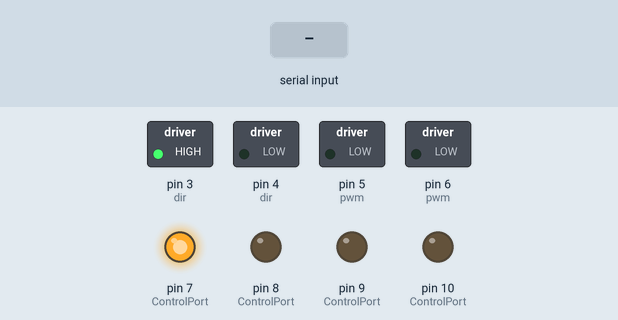
Recording of a sketch running on a simulated Arduino Uno, built with avr-gcc and run on an emulated ATmega328P. On the bench: switched loads named in the sketch (green lamp = pin HIGH), output pins drawn as LEDs (lit = HIGH). The inputs (shaded band) are chosen by the test bench.

Above: at 1.2 s.
1.3 s: "R" received over Serial
At 2.4 s:
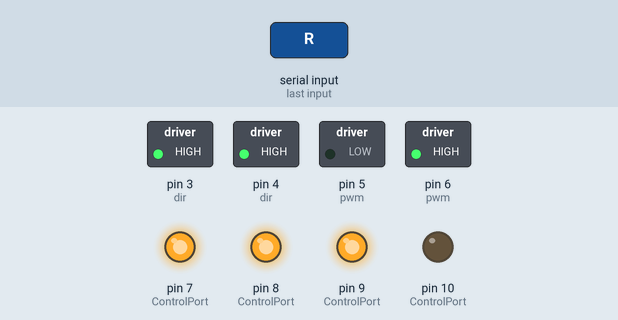
2.8 s: byte 74 ('J') received over Serial
At 3.6 s:
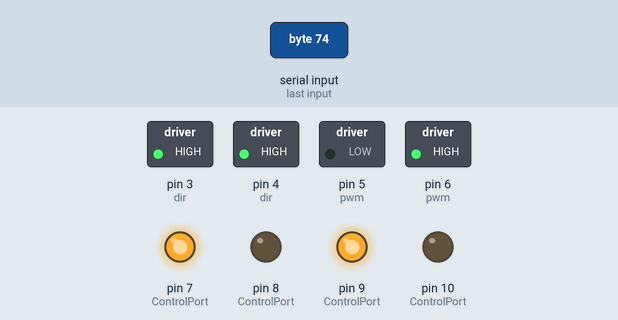
4.3 s: byte 77 ('M') received over Serial
At 4.7 s:
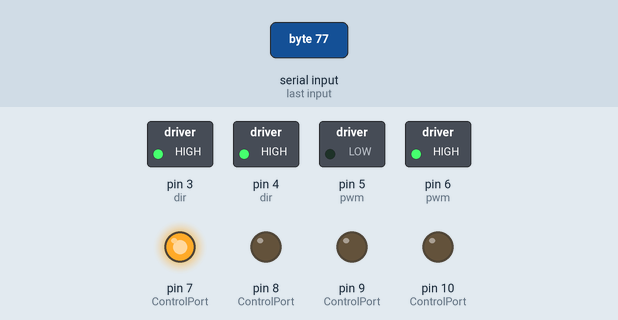
5.8 s: byte 75 ('K') received over Serial
At 7.0 s:
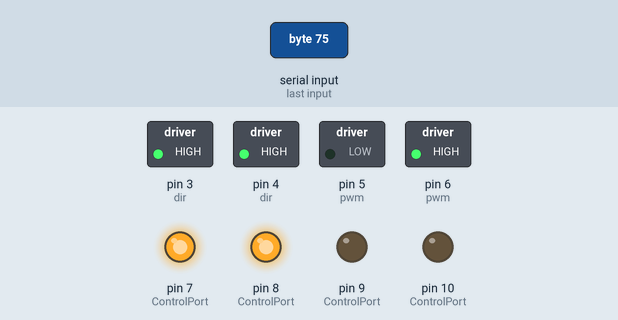
7.3 s: "F" received over Serial
At 8.2 s:
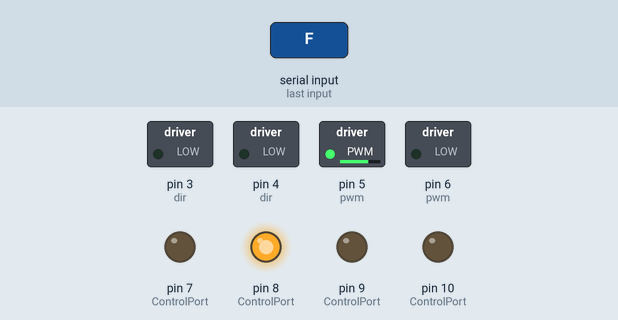
8.8 s: byte 72 ('H') received over Serial
At 9.3 s:
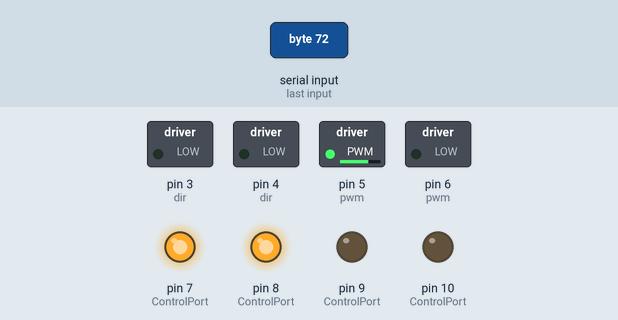
Timing chart, 0 to 11.3 s (numbered marks = the images above; inputs shaded):
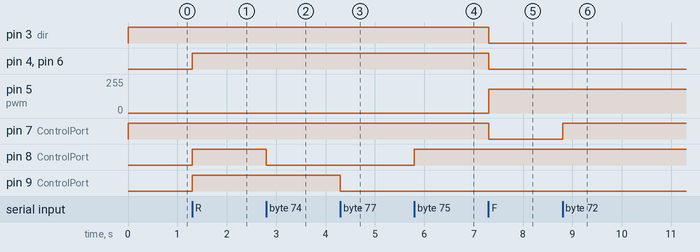

The sketch:

Tempescope.ino
```cpp
#include <Arduino.h>
#include <Wire.h>
#include <Servo.h>
#include <SoftwareSerial.h>

#include "LeCoderDcMotor.h"

double angle_rad = PI/180.0;
double angle_deg = 180.0/PI;
char Cmd;
LeCoderDcMotor DcMotor1(1);
LeCoderDcMotor DcMotor2(2);


void setup(){
    	pinMode(7,OUTPUT);
    Serial.begin(9600);
    	pinMode(8,OUTPUT);
    	pinMode(9,OUTPUT);
      pinMode(10,OUTPUT);
    DcMotor1.run(0);
    DcMotor2.run(0);
    digitalWrite(7,1);
//    Cmd = 0;

}

void loop(){

    if(Serial.available()){
        Cmd = Serial.read();
        switch(Cmd){
            case 'R'://rain
                 DcMotor2.run(-255);
                 digitalWrite(8,1);
                 digitalWrite(9,1);
                 digitalWrite(10,0);
                 DcMotor1.run(0);
                 digitalWrite(7,1);
             break;
             case 'S'://sun
                 DcMotor2.run(0);
                 digitalWrite(8,0);
                 digitalWrite(9,0);
                 digitalWrite(10,0);
                 DcMotor1.run(0);
                 digitalWrite(7,1);
             break;
             case 'F'://fog
                 digitalWrite(7,0);
                 DcMotor1.run(-180);
                 DcMotor2.run(0);
                 digitalWrite(8,1);
                 digitalWrite(9,0);
                  digitalWrite(10,0);
//                 DcMotor1.run(0);
//                 DcMotor2.run(0);
             break;
             case 'L'://lighting
                 DcMotor1.run(0);
                 DcMotor2.run(0);
                 digitalWrite(7,1);
                 digitalWrite(8,1);
                 digitalWrite(9,0);
                 delay(1000*0.2);
                 digitalWrite(8,0);
                 digitalWrite(9,1);
                 delay(1000*0.2);
             break;

             case 'W'://wind
                 digitalWrite(7,1);
                 DcMotor2.run(0);
                 DcMotor1.run(-255);
              break;

               case 'A'://Fan ON
                   DcMotor1.run(-255);
                   break;
               case 'B'://Fan OFF
                   DcMotor1.run(0);
                   break;
               case 'C'://Water ON
                   DcMotor2.run(-255);
                   break;
               case 'D'://Water OFF
                   DcMotor2.run(0);
                   break;
               case 'G'://Fog ON
                   digitalWrite(7,0);
                   break;
               case 'H'://Fog OFF
                   digitalWrite(7,1);
                   break;
               case 'J'://LED1 ON
                    digitalWrite(8,0);
                    break;
               case 'K'://LED1 OFF
                    digitalWrite(8,1);
                    break;
               case 'M'://LED2 ON
                   digitalWrite(9,0);
                   break;
               case 'N'://LED2 OFF
                   digitalWrite(9,1);
                   break;
               case 'P'://LED3 ON
                    digitalWrite(10,0);
                    break;
               case 'Q'://LED3 OFF
                    digitalWrite(10,1);
                    break;
}
//        if(((Cmd)==('R'))){
//            DcMotor2.run(255);
//            digitalWrite(8,1);
//            digitalWrite(9,1);
//            DcMotor1.run(0);
//        }
//        if(((Cmd)==('S'))){
//            DcMotor2.run(0);
//            digitalWrite(8,0);
//            digitalWrite(9,0);
//            DcMotor1.run(0);
//        }
//        if(((Cmd)==('F'))){
//            digitalWrite(7,0);
//            DcMotor1.run(255);
//            DcMotor2.run(0);
//            digitalWrite(8,1);
//            digitalWrite(9,0);
//            DcMotor1.run(0);
//            DcMotor2.run(0);
//        }
//        if(((Cmd)==('L'))){
//            DcMotor1.run(0);
//            DcMotor2.run(0);
//            digitalWrite(8,1);
//            digitalWrite(9,0);
//            delay(1000*0.5);
//            digitalWrite(8,0);
//            digitalWrite(9,1);
//            delay(1000*0.5);
//        }
    }

}
```

LeCoderBuzzer.cpp
```cpp
#include "LeCoderBuzzer.h"

LeCoderBuzzer::LeCoderBuzzer(){
 pinMode(11,OUTPUT);
}

void LeCoderBuzzer::tone(uint16_t note,uint8_t beats){
    int period = 1000000L / note;
    int pulse = period / 2;
    for (long i = 0; i < beats * 1000L; i += period)
    {
      digitalWrite(11, HIGH);
      delayMicroseconds(pulse);
      digitalWrite(11, LOW);
      delayMicroseconds(pulse);
    }
}

void LeCoderBuzzer::stopTone(){
    digitalWrite(11,LOW);
}
```

LeCoderBuzzer.h
```cpp
#ifndef LECODERBUZZER
#define LECODERBUZZER
#if ARDUINO >= 100
 #include "Arduino.h"
#else
 #include "WProgram.h"
#endif

#include <Arduino.h>

class LeCoderBuzzer{
public:LeCoderBuzzer();
void tone(uint16_t note,uint8_t beats);
void stopTone();
};

#endif // LECODERBUZZER
```

LeCoderDcMotor.cpp
```cpp
#include "LeCoderDcMotor.h"

//void LeCoderDcMotor::setup(void) {
//    pinMode(dir,OUTPUT);
//}

LeCoderDcMotor::LeCoderDcMotor(uint8_t addr) {

    if(addr == 1)
    {
        pwm = 5;
        dir = 3;
    }
    else{
        pwm = 6;
        dir = 4;
    }
//    setup();
 pinMode(dir,OUTPUT);


}


void LeCoderDcMotor::run(int16_t speed) {


     if(speed >= 0)
     {
        speed	= speed > 255 ? 255 : speed;
        if(pwm == 6)
        {
        digitalWrite(dir,LOW);
        }
        else{
        digitalWrite(dir,HIGH);
        }


     }
     else {
          speed	= speed < -255 ? -255 : speed;
         speed = -speed;
         if(pwm == 6)
         {
             digitalWrite(dir,HIGH);
          }
          else{
             digitalWrite(dir,LOW);
          }

     }
      analogWrite(pwm,speed);

}
```

LeCoderDcMotor.h
```cpp
#ifndef LECODERDCMOTOR
#define LECODERDCMOTOR
#if ARDUINO >= 100
 #include "Arduino.h"
#else
 #include "WProgram.h"
#endif

#include <Arduino.h>

#define M1 0x1
#define M2 0x2

class LeCoderDcMotor {
 public:  LeCoderDcMotor(uint8_t addr);
//  void setup(void);
  void run(int16_t speed);

  private:
    volatile uint8_t dir;
    volatile uint8_t pwm;


};
#endif // LECODERDCMOTOR
```

LeCoderPort.cpp
```cpp
#include "LeCoderPort.h"

LeCoderPort::LeCoderPort(uint8_t port){
    switch (port) {
    case 1: ControlPort =8;
            Digital = 8;
            Button = 8;
            ISensor = 8;

            Analog = 1;
            LSensor = 1;
        break;
    case 2: ControlPort =7;
            Digital = 7;
            Button = 7;
            ISensor = 7;

            Analog = 0;
            LSensor = 0;
        break;
    case 3: ControlPort =10;
            Digital = 10;
            Button = 10;
            ISensor = 10;

            Analog = 3;
            LSensor = 3;
        break;
    case 4: ControlPort = 9;
            Digital = 9;
            Button = 9;
            ISensor = 9;

            Analog = 2;
            LSensor = 2;
        break;
//    default:
//        break;
    }

}

void LeCoderPort::SetLEDStatus(uint8_t status){
    pinMode(ControlPort,OUTPUT);
    digitalWrite(ControlPort,status);
}


uint8_t LeCoderPort::DigitalPort(uint8_t port){
    return Digital;
}

uint8_t LeCoderPort::ButtonPort(uint8_t port){
    return Button;
}

uint8_t LeCoderPort::ISensorPort(uint8_t port){
    return ISensor;
}


uint8_t LeCoderPort::AnalogPort(uint8_t port){
    return Analog;
}

uint8_t LeCoderPort::LSensorPort(uint8_t port){
    return LSensor;
}
```

LeCoderPort.h
```cpp
#ifndef LECODERPORT
#define LECODERPORT
#if ARDUINO >= 100
 #include "Arduino.h"
#else
 #include "WProgram.h"
#endif

#include <Arduino.h>

class LeCoderPort{
public:LeCoderPort(uint8_t port);

    void SetLEDStatus(uint8_t status);
    uint8_t ButtonPort(uint8_t port);
    uint8_t ISensorPort(uint8_t port);
    uint8_t LSensorPort(uint8_t port);
    uint8_t DigitalPort(uint8_t port);
    uint8_t AnalogPort(uint8_t port);
private:
   volatile uint8_t ControlPort;
   volatile uint8_t Button;
   volatile uint8_t ISensor;
   volatile uint8_t LSensor;
   volatile uint8_t Digital;
   volatile uint8_t Analog;
};

#endif // LECODERPORT
```

LeCoderServoMotor.cpp
```cpp
#include "LeCoderServoMotor.h"

LeCoderServoMotor::LeCoderServoMotor(){

//    default : return 2;
}

uint8_t LeCoderServoMotor::port(uint8_t port){
switch(port){
    case 7 : ServoPort = 2; break;
    case 6 : ServoPort = 12; break;
    case 5 : ServoPort = 13; break;
    case 4 : ServoPort = 9; break;
    case 3 : ServoPort = 10; break;
    case 2 : ServoPort = 7; break;
    case 1 : ServoPort = 8; break;
    }
return ServoPort;
}
```

LeCoderServoMotor.h
```cpp
#ifndef LECODERSERVOMOTOR
#define LECODERSERVOMOTOR
#if ARDUINO >= 100
 #include "Arduino.h"
#else
 #include "WProgram.h"
#endif

#include <Arduino.h>

class LeCoderServoMotor{
public :LeCoderServoMotor();
uint8_t port(uint8_t port);
 private:
    volatile uint8_t ServoPort;

};


#endif // LECODERSERVOMOTOR
```

LeCoderUltrasonic.cpp
```cpp
#include "LeCoderUltrasonic.h"

LeCoderUltrasonic::LeCoderUltrasonic(){

}

double LeCoderUltrasonic::distanceCm(uint16_t maxCm)
{
    long distance = measure(maxCm * 55 + 200);
    return (double)distance / 58.0;
}

double LeCoderUltrasonic::distanceInch(uint16_t maxInch)
{
    long distance = measure(maxInch * 145 + 200);
    return (double)(distance / 148.0);
}

double LeCoderUltrasonic::distanceCm(){
  return distanceCm(400);
}
double LeCoderUltrasonic::distanceInch(){
  return distanceInch(5);
}
long LeCoderUltrasonic::measure(unsigned long timeout)
{
    long duration;
    pinMode(13,OUTPUT);
    digitalWrite(13,LOW);
    delayMicroseconds(2);
    digitalWrite(13,HIGH);
    delayMicroseconds(15);
    digitalWrite(13,LOW);
    pinMode(12, INPUT);
    duration = pulseIn(12, HIGH, timeout);
    return duration;
}
```

LeCoderUltrasonic.h
```cpp
#ifndef LECODERULTRASONIC
#define LECODERULTRASONIC
#if ARDUINO >= 100
 #include "Arduino.h"
#else
 #include "WProgram.h"
#endif

#include <Arduino.h>
class LeCoderUltrasonic{
public:LeCoderUltrasonic();
    double distanceCm(uint16_t maxCm);
    double distanceInch(uint16_t maxInch);
    double distanceCm();
    double distanceInch();
    long measure(unsigned long timeout);


};

#endif // LECODERULTRASONIC
```

Measured:
- after the input at 1.3 s, pin 4 (dir), pin 6 (pwm), pin 8 (ControlPort), pin 9 (ControlPort): LOW → HIGH at once
- after the input at 2.8 s, pin 8 (ControlPort): HIGH → LOW at once
- after the input at 4.3 s, pin 9 (ControlPort): HIGH → LOW at once
- after the input at 5.8 s, pin 8 (ControlPort): LOW → HIGH at once
- after the input at 7.3 s, pin 3 (dir), pin 4 (dir), pin 6 (pwm), pin 7 (ControlPort): HIGH → LOW at once; pin 5 (pwm): 0/255 → 180/255 at once
- after the input at 8.8 s, pin 7 (ControlPort): LOW → HIGH at once
